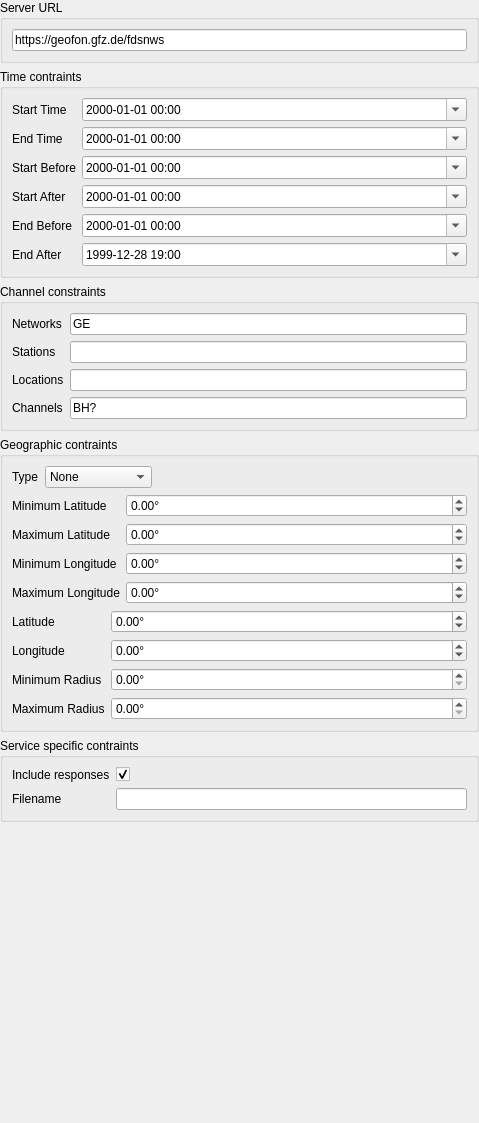
<?xml version="1.0" encoding="UTF-8"?>
<ui version="4.0">
 <class>ImportFDSNWSSidebar</class>
 <widget class="QWidget" name="ImportFDSNWSSidebar">
  <property name="geometry">
   <rect>
    <x>0</x>
    <y>0</y>
    <width>479</width>
    <height>1123</height>
   </rect>
  </property>
  <layout class="QVBoxLayout" name="verticalLayout_2">
   <property name="margin">
    <number>0</number>
   </property>
   <item>
    <widget class="QGroupBox" name="groupBox_5">
     <property name="title">
      <string>Server URL</string>
     </property>
     <layout class="QVBoxLayout" name="verticalLayout_3">
      <item>
       <widget class="QLineEdit" name="editServerURL">
        <property name="text">
         <string>https://geofon.gfz.de/fdsnws</string>
        </property>
       </widget>
      </item>
     </layout>
    </widget>
   </item>
   <item>
    <widget class="QGroupBox" name="groupBox_2">
     <property name="title">
      <string>Time contraints</string>
     </property>
     <layout class="QGridLayout" name="gridLayout">
      <item row="1" column="0">
       <widget class="QLabel" name="label_3">
        <property name="text">
         <string>End Time</string>
        </property>
       </widget>
      </item>
      <item row="0" column="0">
       <widget class="QLabel" name="label_2">
        <property name="sizePolicy">
         <sizepolicy hsizetype="Maximum" vsizetype="Preferred">
          <horstretch>0</horstretch>
          <verstretch>0</verstretch>
         </sizepolicy>
        </property>
        <property name="text">
         <string>Start Time</string>
        </property>
       </widget>
      </item>
      <item row="4" column="0">
       <widget class="QLabel" name="label_18">
        <property name="text">
         <string>End Before</string>
        </property>
       </widget>
      </item>
      <item row="3" column="0">
       <widget class="QLabel" name="label_17">
        <property name="text">
         <string>Start After</string>
        </property>
       </widget>
      </item>
      <item row="2" column="0">
       <widget class="QLabel" name="label_16">
        <property name="text">
         <string>Start Before</string>
        </property>
       </widget>
      </item>
      <item row="5" column="0">
       <widget class="QLabel" name="label_19">
        <property name="text">
         <string>End After</string>
        </property>
       </widget>
      </item>
      <item row="2" column="1">
       <widget class="QDateTimeEdit" name="dtStartBefore">
        <property name="specialValueText">
         <string>Unset</string>
        </property>
        <property name="displayFormat">
         <string>yyyy-MM-dd HH:mm</string>
        </property>
        <property name="calendarPopup">
         <bool>true</bool>
        </property>
        <property name="timeSpec">
         <enum>Qt::UTC</enum>
        </property>
       </widget>
      </item>
      <item row="3" column="1">
       <widget class="QDateTimeEdit" name="dtStartAfter">
        <property name="specialValueText">
         <string>Unset</string>
        </property>
        <property name="displayFormat">
         <string>yyyy-MM-dd HH:mm</string>
        </property>
        <property name="calendarPopup">
         <bool>true</bool>
        </property>
        <property name="timeSpec">
         <enum>Qt::UTC</enum>
        </property>
       </widget>
      </item>
      <item row="0" column="1">
       <widget class="QDateTimeEdit" name="dtStart">
        <property name="specialValueText">
         <string>Unset</string>
        </property>
        <property name="displayFormat">
         <string>yyyy-MM-dd HH:mm</string>
        </property>
        <property name="calendarPopup">
         <bool>true</bool>
        </property>
        <property name="timeSpec">
         <enum>Qt::UTC</enum>
        </property>
       </widget>
      </item>
      <item row="1" column="1">
       <widget class="QDateTimeEdit" name="dtEnd">
        <property name="specialValueText">
         <string>Unset</string>
        </property>
        <property name="displayFormat">
         <string>yyyy-MM-dd HH:mm</string>
        </property>
        <property name="calendarPopup">
         <bool>true</bool>
        </property>
        <property name="timeSpec">
         <enum>Qt::UTC</enum>
        </property>
       </widget>
      </item>
      <item row="4" column="1">
       <widget class="QDateTimeEdit" name="dtEndBefore">
        <property name="specialValueText">
         <string>Unset</string>
        </property>
        <property name="displayFormat">
         <string>yyyy-MM-dd HH:mm</string>
        </property>
        <property name="calendarPopup">
         <bool>true</bool>
        </property>
        <property name="timeSpec">
         <enum>Qt::UTC</enum>
        </property>
       </widget>
      </item>
      <item row="5" column="1">
       <widget class="QDateTimeEdit" name="dtEndAfter">
        <property name="specialValueText">
         <string>Unset</string>
        </property>
        <property name="dateTime">
         <datetime>
          <hour>19</hour>
          <minute>0</minute>
          <second>0</second>
          <year>1999</year>
          <month>12</month>
          <day>28</day>
         </datetime>
        </property>
        <property name="displayFormat">
         <string>yyyy-MM-dd HH:mm</string>
        </property>
        <property name="calendarPopup">
         <bool>true</bool>
        </property>
        <property name="timeSpec">
         <enum>Qt::UTC</enum>
        </property>
       </widget>
      </item>
     </layout>
    </widget>
   </item>
   <item>
    <widget class="QGroupBox" name="groupBox">
     <property name="sizePolicy">
      <sizepolicy hsizetype="Preferred" vsizetype="Maximum">
       <horstretch>0</horstretch>
       <verstretch>0</verstretch>
      </sizepolicy>
     </property>
     <property name="title">
      <string>Channel constraints</string>
     </property>
     <layout class="QGridLayout" name="_2">
      <property name="margin">
       <number>9</number>
      </property>
      <property name="spacing">
       <number>6</number>
      </property>
      <item row="1" column="1">
       <widget class="QLineEdit" name="editStations"/>
      </item>
      <item row="3" column="0">
       <widget class="QLabel" name="label_12">
        <property name="text">
         <string>Channels</string>
        </property>
       </widget>
      </item>
      <item row="0" column="0">
       <widget class="QLabel" name="label_8">
        <property name="text">
         <string>Networks</string>
        </property>
       </widget>
      </item>
      <item row="2" column="0">
       <widget class="QLabel" name="label_7">
        <property name="text">
         <string>Locations</string>
        </property>
       </widget>
      </item>
      <item row="0" column="1">
       <widget class="QLineEdit" name="editNetworks">
        <property name="toolTip">
         <string>A comma separated list of network codes to be loaded.</string>
        </property>
        <property name="text">
         <string>GE</string>
        </property>
       </widget>
      </item>
      <item row="3" column="1">
       <widget class="QLineEdit" name="editChannels">
        <property name="toolTip">
         <string>A comma separated list of channel codes to be loaded.</string>
        </property>
        <property name="text">
         <string>BH?</string>
        </property>
       </widget>
      </item>
      <item row="2" column="1">
       <widget class="QLineEdit" name="editLocations">
        <property name="toolTip">
         <string>A comma separated list of location codes to be loaded. An empty location code has to be given with two dashes (--).</string>
        </property>
       </widget>
      </item>
      <item row="1" column="0">
       <widget class="QLabel" name="label">
        <property name="text">
         <string>Stations</string>
        </property>
       </widget>
      </item>
     </layout>
    </widget>
   </item>
   <item>
    <widget class="QGroupBox" name="groupBox_3">
     <property name="title">
      <string>Geographic contraints</string>
     </property>
     <layout class="QVBoxLayout" name="verticalLayout">
      <item>
       <layout class="QHBoxLayout" name="horizontalLayout">
        <item>
         <widget class="QLabel" name="label_4">
          <property name="text">
           <string>Type</string>
          </property>
         </widget>
        </item>
        <item>
         <widget class="QComboBox" name="comboGeoType">
          <item>
           <property name="text">
            <string>None</string>
           </property>
          </item>
          <item>
           <property name="text">
            <string>Bounding Box</string>
           </property>
          </item>
          <item>
           <property name="text">
            <string>Circle</string>
           </property>
          </item>
         </widget>
        </item>
        <item>
         <spacer name="horizontalSpacer">
          <property name="orientation">
           <enum>Qt::Horizontal</enum>
          </property>
          <property name="sizeHint" stdset="0">
           <size>
            <width>40</width>
            <height>20</height>
           </size>
          </property>
         </spacer>
        </item>
       </layout>
      </item>
      <item>
       <widget class="QFrame" name="frameGeoBoundingBox">
        <property name="frameShape">
         <enum>QFrame::NoFrame</enum>
        </property>
        <property name="frameShadow">
         <enum>QFrame::Raised</enum>
        </property>
        <layout class="QGridLayout" name="gridLayout_2">
         <property name="margin">
          <number>0</number>
         </property>
         <item row="0" column="0">
          <widget class="QLabel" name="label_5">
           <property name="sizePolicy">
            <sizepolicy hsizetype="Maximum" vsizetype="Preferred">
             <horstretch>0</horstretch>
             <verstretch>0</verstretch>
            </sizepolicy>
           </property>
           <property name="text">
            <string>Minimum Latitude</string>
           </property>
          </widget>
         </item>
         <item row="0" column="1">
          <widget class="QDoubleSpinBox" name="spinMinLatitude">
           <property name="suffix">
            <string>°</string>
           </property>
           <property name="minimum">
            <double>-90.000000000000000</double>
           </property>
           <property name="maximum">
            <double>90.000000000000000</double>
           </property>
          </widget>
         </item>
         <item row="1" column="0">
          <widget class="QLabel" name="label_6">
           <property name="text">
            <string>Maximum Latitude</string>
           </property>
          </widget>
         </item>
         <item row="1" column="1">
          <widget class="QDoubleSpinBox" name="spinMaxLatitude">
           <property name="suffix">
            <string>°</string>
           </property>
           <property name="minimum">
            <double>-90.000000000000000</double>
           </property>
           <property name="maximum">
            <double>90.000000000000000</double>
           </property>
          </widget>
         </item>
         <item row="2" column="0">
          <widget class="QLabel" name="label_9">
           <property name="text">
            <string>Minimum Longitude</string>
           </property>
          </widget>
         </item>
         <item row="2" column="1">
          <widget class="QDoubleSpinBox" name="spinMinLongitude">
           <property name="suffix">
            <string>°</string>
           </property>
           <property name="minimum">
            <double>-180.000000000000000</double>
           </property>
           <property name="maximum">
            <double>180.000000000000000</double>
           </property>
          </widget>
         </item>
         <item row="3" column="0">
          <widget class="QLabel" name="label_10">
           <property name="text">
            <string>Maximum Longitude</string>
           </property>
          </widget>
         </item>
         <item row="3" column="1">
          <widget class="QDoubleSpinBox" name="spinMaxLongitude">
           <property name="suffix">
            <string>°</string>
           </property>
           <property name="minimum">
            <double>-180.000000000000000</double>
           </property>
           <property name="maximum">
            <double>180.000000000000000</double>
           </property>
          </widget>
         </item>
        </layout>
       </widget>
      </item>
      <item>
       <widget class="QFrame" name="frameGeoCircle">
        <property name="frameShape">
         <enum>QFrame::NoFrame</enum>
        </property>
        <property name="frameShadow">
         <enum>QFrame::Raised</enum>
        </property>
        <layout class="QGridLayout" name="gridLayout_3">
         <property name="margin">
          <number>0</number>
         </property>
         <item row="0" column="0">
          <widget class="QLabel" name="label_11">
           <property name="sizePolicy">
            <sizepolicy hsizetype="Maximum" vsizetype="Preferred">
             <horstretch>0</horstretch>
             <verstretch>0</verstretch>
            </sizepolicy>
           </property>
           <property name="text">
            <string>Latitude</string>
           </property>
          </widget>
         </item>
         <item row="1" column="0">
          <widget class="QLabel" name="label_13">
           <property name="text">
            <string>Longitude</string>
           </property>
          </widget>
         </item>
         <item row="0" column="1">
          <widget class="QDoubleSpinBox" name="spinLatitude">
           <property name="suffix">
            <string>°</string>
           </property>
           <property name="minimum">
            <double>-90.000000000000000</double>
           </property>
           <property name="maximum">
            <double>90.000000000000000</double>
           </property>
          </widget>
         </item>
         <item row="1" column="1">
          <widget class="QDoubleSpinBox" name="spinLongitude">
           <property name="suffix">
            <string>°</string>
           </property>
           <property name="minimum">
            <double>-180.000000000000000</double>
           </property>
           <property name="maximum">
            <double>180.000000000000000</double>
           </property>
          </widget>
         </item>
         <item row="2" column="0">
          <widget class="QLabel" name="label_14">
           <property name="text">
            <string>Minimum Radius</string>
           </property>
          </widget>
         </item>
         <item row="3" column="0">
          <widget class="QLabel" name="label_15">
           <property name="text">
            <string>Maximum Radius</string>
           </property>
          </widget>
         </item>
         <item row="2" column="1">
          <widget class="QDoubleSpinBox" name="spinMinRadius">
           <property name="suffix">
            <string>°</string>
           </property>
           <property name="maximum">
            <double>180.000000000000000</double>
           </property>
          </widget>
         </item>
         <item row="3" column="1">
          <widget class="QDoubleSpinBox" name="spinMaxRadius">
           <property name="suffix">
            <string>°</string>
           </property>
           <property name="maximum">
            <double>180.000000000000000</double>
           </property>
          </widget>
         </item>
        </layout>
       </widget>
      </item>
     </layout>
    </widget>
   </item>
   <item>
    <widget class="QGroupBox" name="groupBox_4">
     <property name="title">
      <string>Service specific contraints</string>
     </property>
     <layout class="QGridLayout" name="gridLayout_4">
      <item row="0" column="1">
       <widget class="QCheckBox" name="checkResponses">
        <property name="text">
         <string/>
        </property>
        <property name="checked">
         <bool>true</bool>
        </property>
       </widget>
      </item>
      <item row="0" column="0">
       <widget class="QLabel" name="label_20">
        <property name="sizePolicy">
         <sizepolicy hsizetype="Maximum" vsizetype="Preferred">
          <horstretch>0</horstretch>
          <verstretch>0</verstretch>
         </sizepolicy>
        </property>
        <property name="text">
         <string>Include responses</string>
        </property>
       </widget>
      </item>
      <item row="1" column="0">
       <widget class="QLabel" name="label_21">
        <property name="text">
         <string>Filename</string>
        </property>
       </widget>
      </item>
      <item row="1" column="1">
       <widget class="QLineEdit" name="editFilename">
        <property name="toolTip">
         <string>Sets the output filename. If empty, then it will be generated.</string>
        </property>
        <property name="whatsThis">
         <string>Definition of the output filename. If empty, then it will be generated.</string>
        </property>
        <property name="text">
         <string/>
        </property>
       </widget>
      </item>
     </layout>
    </widget>
   </item>
   <item>
    <spacer name="verticalSpacer">
     <property name="orientation">
      <enum>Qt::Vertical</enum>
     </property>
     <property name="sizeHint" stdset="0">
      <size>
       <width>20</width>
       <height>15</height>
      </size>
     </property>
    </spacer>
   </item>
  </layout>
 </widget>
 <tabstops>
  <tabstop>editServerURL</tabstop>
  <tabstop>dtStart</tabstop>
  <tabstop>dtEnd</tabstop>
  <tabstop>dtStartBefore</tabstop>
  <tabstop>dtStartAfter</tabstop>
  <tabstop>dtEndBefore</tabstop>
  <tabstop>dtEndAfter</tabstop>
  <tabstop>editNetworks</tabstop>
  <tabstop>editStations</tabstop>
  <tabstop>editLocations</tabstop>
  <tabstop>editChannels</tabstop>
  <tabstop>comboGeoType</tabstop>
  <tabstop>spinMinLatitude</tabstop>
  <tabstop>spinMaxLatitude</tabstop>
  <tabstop>spinMinLongitude</tabstop>
  <tabstop>spinMaxLongitude</tabstop>
  <tabstop>spinLatitude</tabstop>
  <tabstop>spinLongitude</tabstop>
  <tabstop>spinMinRadius</tabstop>
  <tabstop>spinMaxRadius</tabstop>
  <tabstop>checkResponses</tabstop>
  <tabstop>editFilename</tabstop>
 </tabstops>
 <resources/>
 <connections/>
</ui>
